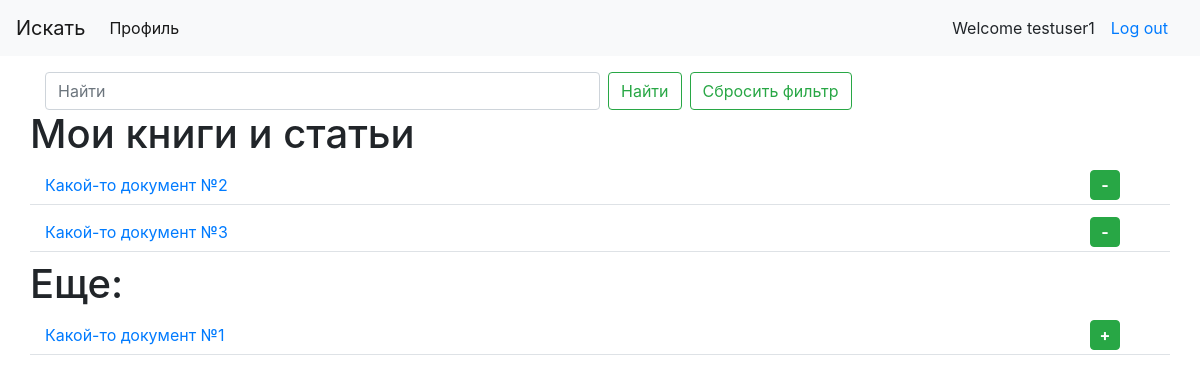
The app's page / (signed in) with its own data.
### artman/models_anton.py (models this page shows, shortened)
class Document(models.Model):
    file = models.FileField(
        upload_to=upload_path,
        max_length=600
    )
    net_url = models.URLField(max_length=600)
    title = models.CharField(max_length=200)

### artman/models.py (models this page shows)
class BookShelf(models.Model):
    user = models.ForeignKey(
        settings.AUTH_USER_MODEL,
        on_delete=models.CASCADE
    )
    article = models.ForeignKey(
        Document,
        on_delete=models.CASCADE
    )
    taccess = models.DateTimeField(default=timezone.now)

### artman/views.py (the view, shortened to what this page needs)
# urls.py: path('', HomeView.as_view(), name='homepage'),
class HomeView(LoginRequiredMixin, View):
    def get(self, request):
        user_books = BookShelf.objects.filter(user=request.user).select_related()
        if user_books.exists():
            books = list(map(lambda x: x.article.pk, user_books))
            docs = Document.objects.exclude(pk__in=books)
        else:
            docs = Document.objects.all()
        sform = SearchDocumentForm(request.GET)
        if sform.is_valid():
            query = sform.cleaned_data.get('search')
            q = Q(title__contains=query)
            user_books = user_books.filter(article__title__contains=query)
            docs = docs.filter(q)
        return render(request, 'artman/homepage.html', {
            'sform': sform,
            'docs': docs,
            'bookshelf': user_books,
        })

### artman/forms.py
class SearchDocumentForm(forms.Form):
    search = forms.CharField(max_length=100, required=False,
        widget=forms.TextInput(attrs={
            'class': 'form-control w-50 mr-2',
            'placeholder': 'Найти',
            'type': 'search',
            'aria-label': 'Найти',
            'name': 'q',
            'style': 'min-width: 50%;'
        })
    )

### artman/templates/artman/homepage.html (shortened to what this page needs)
{% extends 'artman/index.html' %}
{% load static %}
{% block content %}
<div class="container mt-3">
  <div class="row">
    <div class="col-lg-12">
      <form class="form-inline w-100 my-2 my-lg-0" method="GET" action=".">
        {{ sform.search }}
        <button class="btn btn-outline-success mr-2 my-sm-0" type="submit">Найти</button>
        <a class="btn btn-outline-success my-sm-0" href=".">Сбросить фильтр</a>
      </form>
    </div>
  </div>
  <div class="row">
    <div id="main_content" class="container">
      {% include 'artman/homepage__content.html' with bookshelf=bookshelf docs=docs %}
    </div>
  </div>
</div>
{% endblock %}

### artman/templates/artman/index.html (shortened to what this page needs)
<!DOCTYPE html>
<html>
  <head>
     <link href="http://netdna.bootstrapcdn.com/bootstrap/4.1.0/css/bootstrap.min.css" rel="stylesheet">
  </head>
  <body>
    <nav class="navbar navbar-expand-md navbar-expand-lg navbar-light bg-light">
      <a class="navbar-brand" href="#">Искать</a>
      <div class="collapse navbar-collapse" id="navbarSupportedContent">
        <ul class="navbar-nav mr-auto">
          <li class="nav-item active">
            <a class="nav-link" href="{% url 'homepage' %}">Профиль <span class="sr-only">(current)</span></a>
          </li>
        </ul>
        {% if request.user.is_authenticated %}
        <span>Welcome {{ request.user.username }}</span>
        <a class="nav-link" href="{% url 'logout' %}">Log out</a>
        {% else %}
        <a class="nav-link" href="{% url 'login' %}">Log In</a>
        {% endif %}
      </div>
    </nav>
    {% block content %}{% endblock %}
  </body>
</html>

### artman/templates/artman/document.html (shortened to what this page needs)
<div class="row mb-2 border-bottom">
  <form class="form-inline w-100 my-2 my-lg-1" action="." method="post">
    <div class="col-md-11 col-lg-11">
      <a href="{{ document.file.url }}">{{ document.title }}</a>
    </div>
    <div class="col-md-1 col-lg-1 m-auto">
      {% if add %}
        <button type="submit" class="btn btn-success glyphicon glyphicon-plus"></button>
      {% endif %}
      {% if remove %}
        <button type="submit" class="btn btn-success glyphicon glyphicon-minus"></button>
      {% endif %}
    </div>
  </form>
</div>

### artman/templates/artman/index.html (style rules this page uses)
div.m-auto > button[type="submit"] { box-sizing: border-box; padding: 0px; width: 30px; height: 30px; }
.glyphicon-plus::before { content: "+"; font-weight: bold; }
.glyphicon-minus::before { content: "-"; font-weight: bold; }

### records on screen
Document: title "Какой-то документ №2"
Document: title "Какой-то документ №3"
Document: title "Какой-то документ №1"

### other values on screen
{{ request.user.username }} "testuser1"
